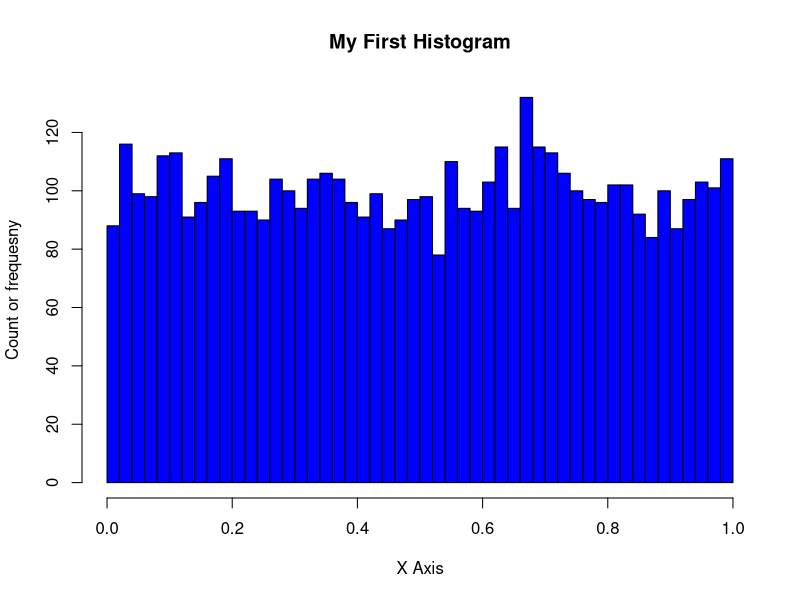
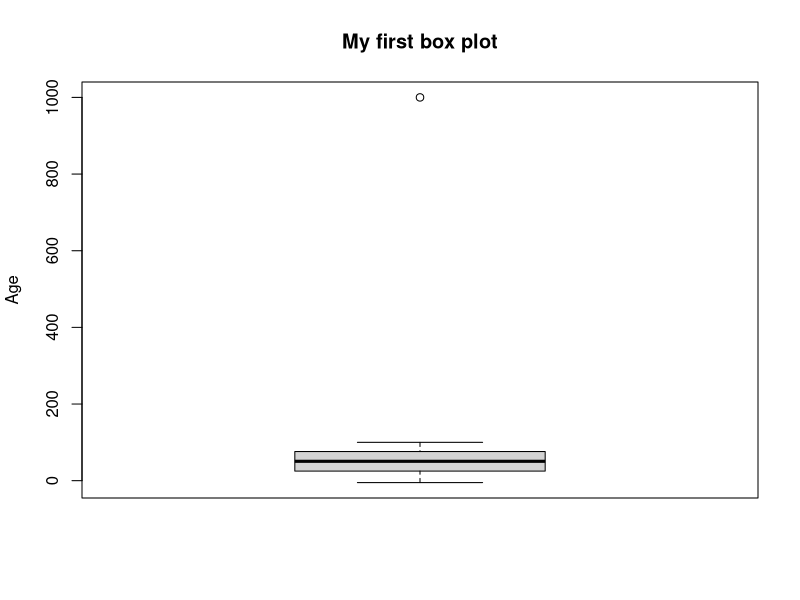

Recreate these plots in R, in order.
random_num=runif(5000)
hist(random_num,breaks=40,col="blue",
     xlab = "X Axis",ylab = "Count or frequesny",main = "My First Histogram")

#matrix is similar to vector but 2 dimesion
x=matrix(1:10,nrow = 5,byrow = T)#by default byrow=F
print(x)

x2=matrix(1:10,nrow=5,ncol = 4) 

print(x2)
#indexing in 2D
x2[2,1] # 2nd row and 1st col
#to get all rows in 1st col
x2[,1]
class(x2)
class(x2[,1])
#if you want all columns in 3rd row
x2[3,]
colnames(x2)=c("A","B","C","D")
print(x2)
rownames(x2)=c('P','Q','R','S','Y')
print(x2)
x2[2,3]
x2["S",]
x2[,"A"]
#subset vectors
x=c(3,2,6,4,11,12,0)
x[(x<3) | (x>10)] # & and --->  | or
x[x!=3]

#data frames== sql table=excel spreadsheet
#each column is a vector
#Age, EmpID, Name, Income, 

#boxplots
x1=c(1:100)
x2=c(-5,1000)
x=c(x1,x2)
boxplot(x,main="My first box plot",ylab="Age")
x_new=x[x<200]
Q2=quantile(x,0.5)
Q1=quantile(x,0.25)
Q3=quantile(x,0.75)
IQR=Q3-Q1
#outliers
upperlimit= IQR*1.5+Q3
lowerlimit= Q1-IQR*1.5
x_new=x[(x>lowerlimit) & (x<upperlimit)]
x_new
#standard deviation
x
age=c(5,10,15,32,20)
sd(age)
